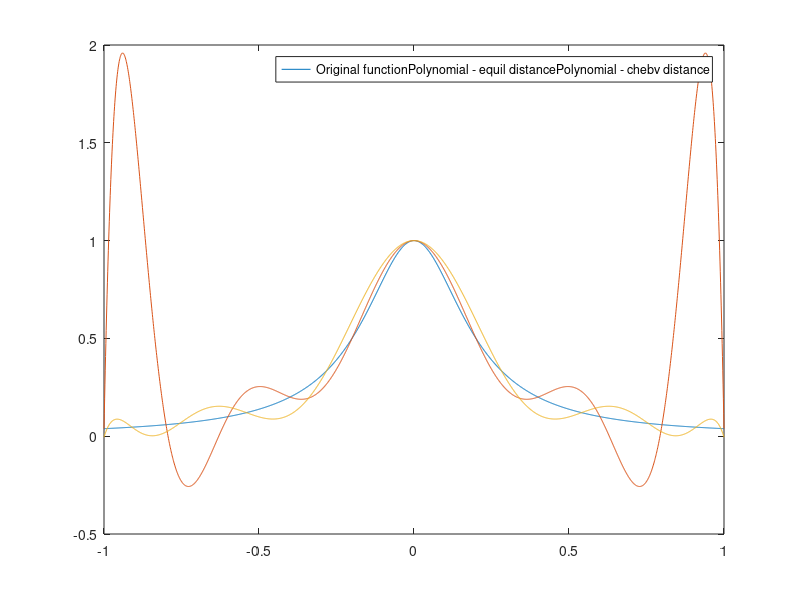
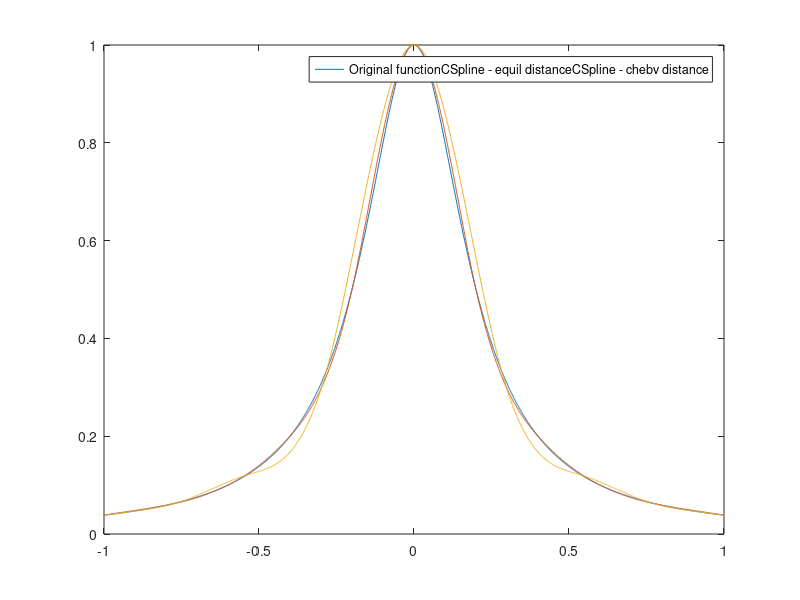

The MATLAB script that drew these images, in order:
close all
clear 
clc

X_equil = -1:0.2:1;
y1_e = 1./(1+25*(X_equil.^2));


X_cheby = [];
for k = 1:11
    X_cheby = [0.5*(-1+1)+0.5*(1+1)*cos(pi*(2*k-1)./(2*11)) X_cheby];
end
y1_c = 1./(1+25*(X_cheby.^2));

p_equil = polyfit(X_equil,y1_e,10);
p_cheby = polyfit(X_cheby,y1_c,10);


X = -1:0.001:1;
y0 = 1./(1+25*(X.^2));
y1 = polyval(p_equil,X);
y2 = polyval(p_cheby,X);
a0 = plot(X, y0);
hold on;
a1 = plot(X, y1);
hold on;
a2 = plot(X, y2);
M0 = "Original function";
M1 = "Polynomial - equil distance";
M2 = "Polynomial - chebv distance";
legend([a0,a1,a2], [M0,M1,M2]);


figure
X = -1:0.001:1
y0 = 1./(1+25*(X.^2));
y1 = spline(X_equil,y1_e,X);
y2 = spline(X_cheby,y1_c,X);
a0 = plot(X, y0);
hold on;
a1 = plot(X, y1);
hold on;
a2 = plot(X, y2);
M0 = "Original function";
M1 = "CSpline - equil distance";
M2 = "CSpline - chebv distance";
legend([a0,a1,a2], [M0,M1,M2]);